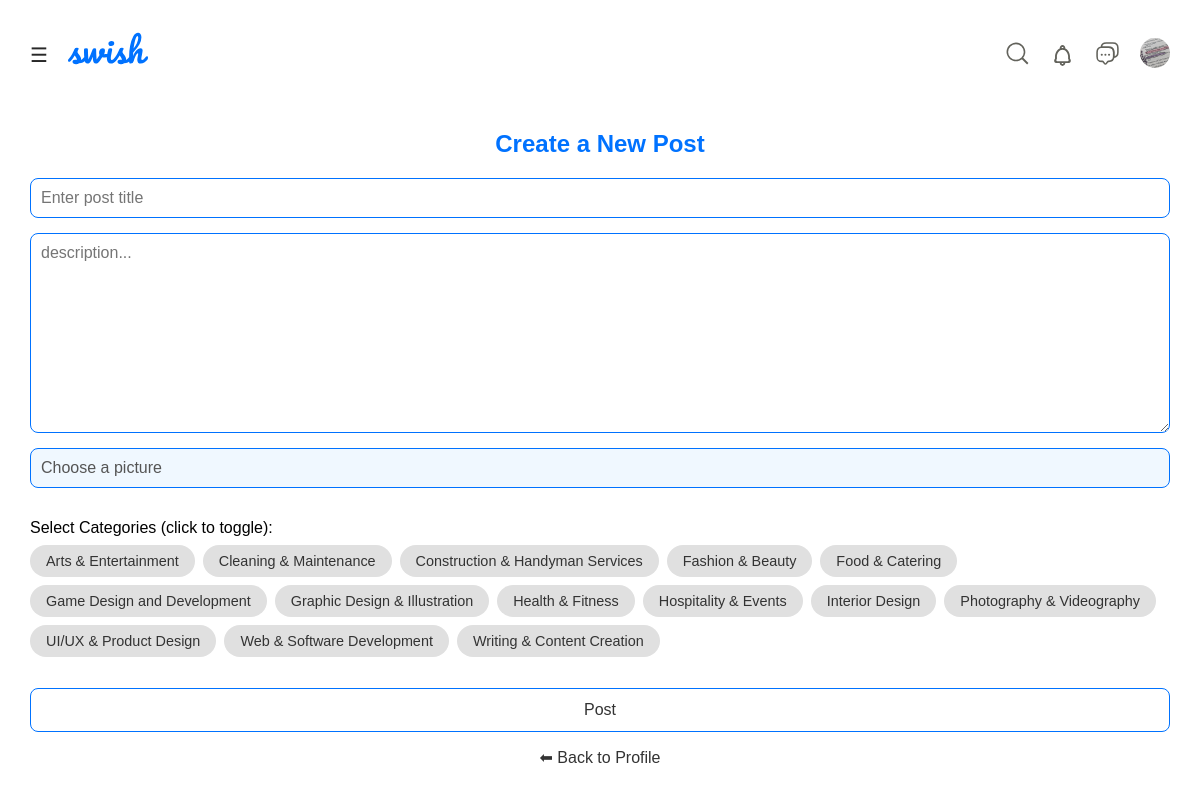
/add_post/ (signed in), run on the app's committed database.
### swishapp/models.py (models this page shows, shortened)
class Profile(models.Model):
    user = models.OneToOneField(User, on_delete=models.CASCADE)
    bio = models.TextField(max_length=500, blank=True)
    profile_picture = models.ImageField(
        upload_to='profile_pics/',
        default='profile_pics/default.jpg'
    )
    phone = models.CharField(max_length=20, blank=True)
    twitter = models.URLField(blank=True)
    instagram = models.URLField(blank=True)

class Category(models.Model):
    name = models.CharField(max_length=50, unique=True)
    slug = models.SlugField(max_length=50, unique=True)
    image = models.ImageField(upload_to='categories/', blank=True, null=True)
    class Meta:
        verbose_name_plural = "Categories"
        ordering = ['name']

### swishapp/views.py (the view, shortened to what this page needs)
# urls.py: path('add_post/', views.add_post, name='add_post'),
@no_cache
@login_required(login_url='login')
def add_post(request):
    categories = Category.objects.all()
    return render(request, 'add_post.html', {'categories': categories})

### swishapp/context_processors.py (called while the page is built)
def unread_messages(request):
    if request.user.is_authenticated:
        unread_count = 0
        conversations = Conversation.objects.filter(participants=request.user)
        for conv in conversations:
            unread_count += conv.messages.filter(
                is_read=False
            ).exclude(sender=request.user).count()
        return {'unread_messages_count': unread_count}
    return {'unread_messages_count': 0}

def unread_notifications(request):
    if request.user.is_authenticated:
        notifications = Notification.objects.filter(
            recipient=request.user
        ).select_related('sender', 'sender__profile', 'post')[:20]  # Get 20 most recent
        unread_count = Notification.objects.filter(
            recipient=request.user,
            is_read=False
        ).count()
        return {
            'unread_notifications_count': unread_count,
            'notifications': notifications
        }
    return {
        'unread_notifications_count': 0,
        'notifications': []
    }

### swishapp/models.py (called while the page is built)
    def get_link(self):
        if self.notification_type == 'like' and self.post:
            return f"/post/{self.post.id}/"
        elif self.notification_type == 'comment' and self.post:
            return f"/post/{self.post.id}/"
        elif self.notification_type == 'reply' and self.post:
            return f"/post/{self.post.id}/"
        elif self.notification_type == 'follow':
            return f"/user/{self.sender.username}/"
        elif self.notification_type == 'message':
            return f"/messages/chat/{self.sender.username}/"
        elif self.notification_type == 'new_post' and self.post:
            return f"/post/{self.post.id}/"
        elif self.notification_type == 'new_job':
            return "/find_jobs/"
        return "#"

### templates/add_post.html (shortened to what this page needs)
{% load static %}
<!DOCTYPE html>
<html lang="en">
<head>
  <link rel="stylesheet" href="/static/Css/add_post.css">
</head>
<body class="dark-mode">
  <div class="entire-menu">
     <div class="entire-menu">
        <div class="menu-bar">
            <div class="left-side">
                <div class="hamburger" onclick="toggleMenu()">
                    &#9776;
                </div>
            </div>
            <div class="right-side">
                <div class="search-container">
                    <div class="search-icon" onclick="toggleSearch()">
                        <img src="/static/images/magnifying-glass-backup-svgrepo-com.svg" alt="search">
                    </div>
                    <ul id="searchHistory" class="hidden"></ul>
                </div>
                <div class="notification-icon" onclick="toggleNotifications(this)">
                                <div class="icon">
                        <img src="/static/images/notifications-svgrepo-com.svg" alt="">
                    </div>
                </div>
                <div class="icon message-icon-wrapper">
                    <img id="messagesIcon"
                        src="/static/images/messages-1-svgrepo-com.svg"
                        alt="messages"
                        onclick="window.location.href='{% url 'messages_list' %}'">
                </div>
               <div class="pfp-icon">
                 <a href="{% url 'my_profile' %}">
                  <img src="{{ request.user.profile.profile_picture.url }}" alt="">
                 </a>
                </div>
            </div>
        </div>
    </div>
  </div>
<div class="add-post-container">
    <h2>Create a New Post</h2>
    <form class="add-post-form" method="POST" enctype="multipart/form-data" action="{% url 'add_post' %}">
      <input type="text" id="post-title" name="title" placeholder="Enter post title" required>
      <textarea id="post-description" name="description" placeholder="description..." required></textarea>
      <div class="file-upload">
        <label for="post-image" id="file-label">Choose a picture</label>
      </div>
        <div class="categories-select">
            <label>Select Categories (click to toggle):</label>
            <div id="tag-container">
                {% for category in categories %}
                <span class="category-tag" data-id="{{ category.id }}" data-name="{{ category.name }}">
                    {{ category.name }}
                </span>
                {% endfor %}
            </div>
        </div>
      <button type="submit">Post</button>
    </form>
    <a href="{% url 'my_profile' %}" class="back-link">⬅ Back to Profile</a>
</div>
</body>
</html>

### static/Css/add_post.css (style rules this page uses)
* { margin: 0; padding: 0; box-sizing: border-box; font-family: 'Poppins', sans-serif; }
.entire-menu { padding: 30px 30px 0 30px; width: 100%; height: fit-content; background-color: white; position: fixed; top: 0; left: 0; right: 0; background: white; z-index: 1000; }
.menu-bar { display: flex; flex-direction: row; align-items: center; justify-content: space-between; }
.left-side { display: flex; flex-direction: row; align-items: center; gap: 20px; }
.hamburger { font-size: 20px; cursor: pointer; color: rgb(40, 40, 40); }
svg { width: 80px; height: 50px; padding-bottom: 13px; }
.right-side { display: flex; flex-direction: row; align-items: center; justify-content: center; gap: 20px; }
.search-container { position: relative; display: flex; align-items: center; }
.search-icon img { width: 25px; height: 25px; cursor: pointer; }
#searchHistory { position: absolute; top: 36px; right: 35px; z-index: 1000; width: 500px; display: grid; grid-template-columns: repeat(2, 240px); background: white; border-radius: 8px; list-style: none; padding: 5px 0; margin: 0; max-height: 200px; overflow-y: auto; }
.hidden { display: none; }
.icon { display: flex; align-items: center; }
.icon img { width: 25px; height: 25px; }
.notification-icon { position: relative; }
.pfp-icon img { width: 30px; height: 30px; object-fit: cover; border-radius: 50%; }
.add-post-container { padding: 130px 30px 30px 30px; width: 100%; height: fit-content; border-radius: 12px; background: #fff; }
.add-post-container h2 { text-align: center; margin-bottom: 20px; color: #0072ff; }
.add-post-form { display: flex; flex-direction: column; gap: 15px; }
.add-post-form input[type="text"], .add-post-form textarea { width: 100%; padding: 10px; border: 1px solid #0072ff; border-radius: 8px; font-size: 1rem; background-color: transparent; }
.add-post-form textarea { min-height: 200px; resize: vertical; }
.file-upload { display: flex; align-items: center; justify-content: space-between; border: 1px solid #0072ff; border-radius: 8px; padding: 10px; cursor: pointer; background: #f0f8ff; }
.file-upload label { flex: 1; cursor: pointer; color: #555; }
.add-post-form button { background:transparent; color: #333; padding: 12px; border:1px , solid,#0072ff ; border-radius: 8px; cursor: pointer; font-size: 1rem; transition: 0.3s ease; }
.categories-select { margin: 1rem 0; }
.categories-select label { display: block; margin-bottom: 0.5rem; font-weight: 500; }
#tag-container { display: flex; flex-wrap: wrap; gap: 0.5rem; }
.category-tag { padding: 0.5rem 1rem; background: #e0e0e0; color: #333; border-radius: 20px; cursor: pointer; transition: all 0.3s ease; font-size: 0.9rem; user-select: none; }
.back-link { display: block; margin-top: 1rem; text-align: center; text-decoration: none; color: #333; }
.message-icon-wrapper { position: relative; display: inline-block; cursor: pointer; }
body { background: #ffffff; color: #000000; }

### data on the page
Category: name "Arts & Entertainment"
Category: name "Cleaning & Maintenance"
Category: name "Construction & Handyman Services"
Category: name "Fashion & Beauty"
Category: name "Food & Catering"
Category: name "Game Design and Development"
Category: name "Graphic Design & Illustration"
Category: name "Health & Fitness"
Category: name "Hospitality & Events"
Category: name "Interior Design"
Category: name "Photography & Videography"
Category: name "UI/UX & Product Design"
Category: name "Web & Software Development"
Category: name "Writing & Content Creation"
